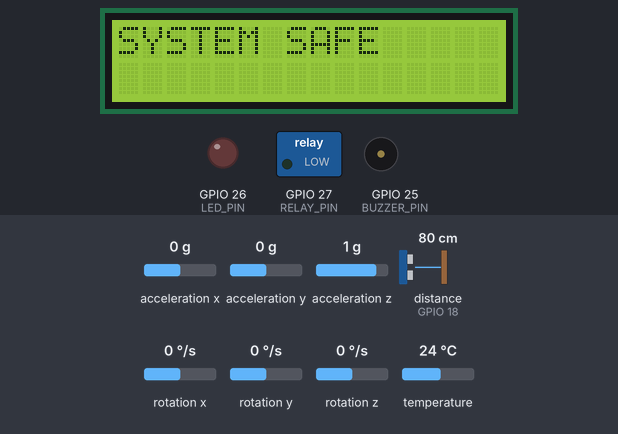
Simulated run of this sketch. Board: ESP32. Shown: 16×2 character LCD, switched loads named in the sketch (green lamp = pin HIGH), output pins drawn as LEDs (lit = HIGH), buzzer (waves = sounding, pin HIGH). Wiring (from diagram.json): ultrasonic range finder: trigger GPIO 5; echo GPIO 18. The test bench sets the inputs (shaded band); at power-on: acceleration x 0 g, distance to the obstacle (sensor on GPIO 18) 80 cm, acceleration y 0 g, acceleration z 1 g, rotation x 0 °/s, rotation y 0 °/s, rotation z 0 °/s, temperature 24 °C. The echo pulse lasts 58.3 µs per cm; pins used as bus, display or sensor lines are not drawn.

Above: at 1.2 s.
1.3 s: acceleration x set to -0.9 g
2.8 s: acceleration x set to -1.2 g
At 3.5 s:
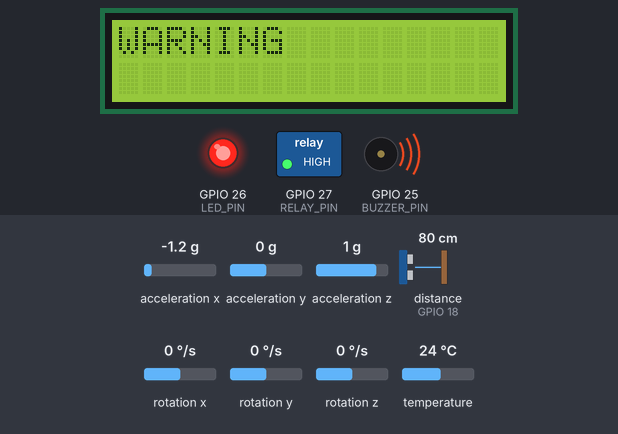
4.4 s: acceleration x set to -0.8 g
At 5.3 s:
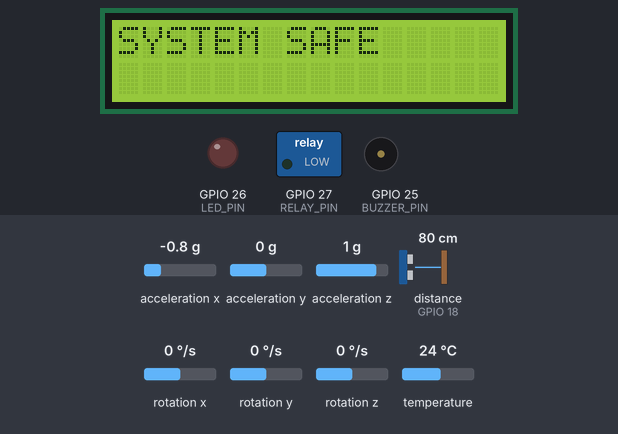
8.9 s: distance to the obstacle (sensor on GPIO 18) set to 55 cm
10.4 s: distance to the obstacle (sensor on GPIO 18) set to 45 cm
At 11.8 s:
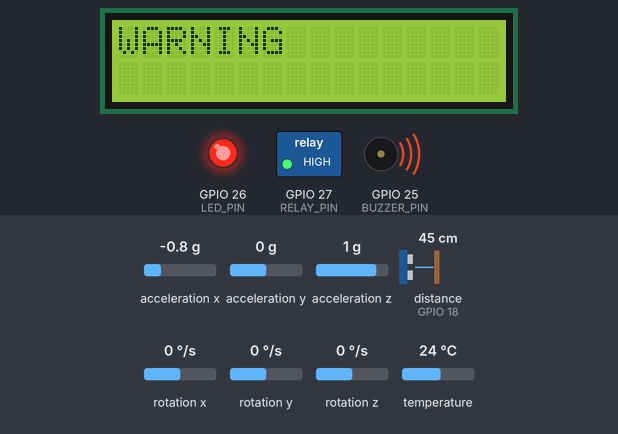
Timing chart, 0 to 12.9 s (numbered marks = the images above; inputs shaded):
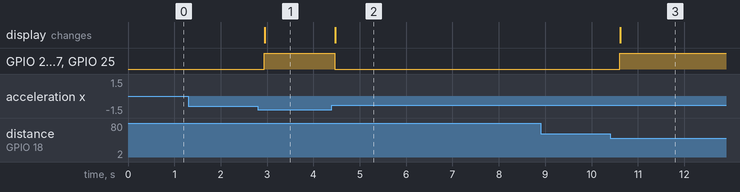

Measured:
- the behaviour switches between -1 and -1.1 g on acceleration x (found by bisection; images 0 and 1)
- the behaviour switches between 51 and 50 cm on distance to the obstacle (sensor on GPIO 18) (found by bisection; images 2 and 3)
- after the input at 1.3 s, every drawn part: stays the same
- after the input at 2.8 s, GPIO 26 (LED_PIN), GPIO 27 (RELAY_PIN), GPIO 25 (BUZZER_PIN): LOW → HIGH after 0.14 s; the display: changes after 0.15 s (image 1)
- after the input at 4.4 s, GPIO 26 (LED_PIN), GPIO 27 (RELAY_PIN), GPIO 25 (BUZZER_PIN): HIGH → LOW after 0.06 s; the display: changes after 0.07 s (image 2)
- after the input at 8.9 s, every drawn part: stays the same
- after the input at 10.4 s, GPIO 26 (LED_PIN), GPIO 27 (RELAY_PIN), GPIO 25 (BUZZER_PIN): LOW → HIGH after 0.21 s; the display: changes after 0.22 s (image 3)

The sketch:

sketch.ino
```cpp
#include <Wire.h>
#include <LiquidCrystal_I2C.h>
#include <Adafruit_MPU6050.h>
#include <TinyGPS++.h>

LiquidCrystal_I2C lcd(0x27, 16, 2);
Adafruit_MPU6050 mpu;

#define TRIG_PIN 5
#define ECHO_PIN 18
#define BUZZER_PIN 25
#define LED_PIN 26
#define RELAY_PIN 27

void setup()
{
  Serial.begin(115200);
  pinMode(TRIG_PIN, OUTPUT);
  pinMode(ECHO_PIN, INPUT);
  pinMode(BUZZER_PIN, OUTPUT);
  pinMode(LED_PIN, OUTPUT);
  pinMode(RELAY_PIN, OUTPUT);

  Wire.begin();
  lcd.init();
  lcd.backlight();
  mpu.begin();

  lcd.setCursor(0, 0);
  lcd.print("ADAS SYSTEM");
}

void loop()
{
  float distance = readDistance();

  sensors_event_t acceleration;
  sensors_event_t gyro;
  sensors_event_t temperature;
  mpu.getEvent(&acceleration, &gyro, &temperature);

  bool obstacle = distance < 50.0;

  bool abnormalMovement =
      abs(acceleration.acceleration.x) > 10 ||
      abs(acceleration.acceleration.y) > 10 ||
      abs(acceleration.acceleration.z) > 15;

  if (obstacle || abnormalMovement)
  {
    digitalWrite(BUZZER_PIN, HIGH);
    digitalWrite(LED_PIN, HIGH);
    digitalWrite(RELAY_PIN, HIGH);

    lcd.clear();
    lcd.print("WARNING");
  }
  else
  {
    digitalWrite(BUZZER_PIN, LOW);
    digitalWrite(LED_PIN, LOW);
    digitalWrite(RELAY_PIN, LOW);

    lcd.clear();
    lcd.print("SYSTEM SAFE");
  }

  delay(200);
}

float readDistance()
{
  digitalWrite(TRIG_PIN, LOW);
  delayMicroseconds(2);
  digitalWrite(TRIG_PIN, HIGH);
  delayMicroseconds(10);
  digitalWrite(TRIG_PIN, LOW);

  long duration = pulseIn(ECHO_PIN, HIGH);
  return duration * 0.034 / 2;
}
```
